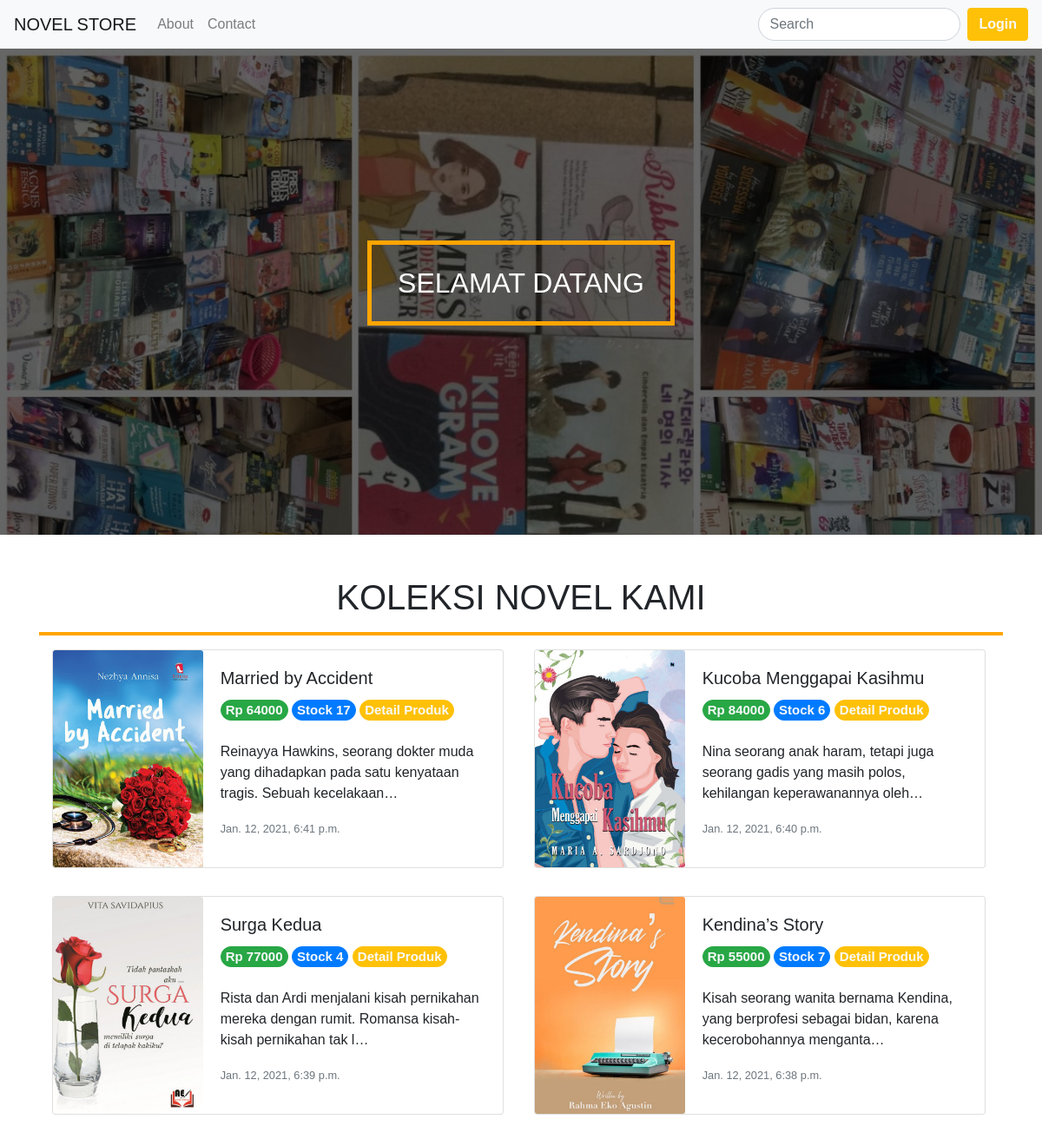
The page / on the database its author committed.
### novel/models.py (models this page shows, shortened)
class Novel(models.Model):
	judul = models.CharField(max_length=255, blank=True)
	thumbnail = models.ImageField(upload_to='documents/', default="/default-img.png")
	upload = models.DateTimeField(auto_now_add=True)
	pengarang = models.CharField(max_length=255, blank=True)
	penerbit = models.CharField(max_length=255, blank=True)
	harga = models.BigIntegerField()
	stok = models.PositiveIntegerField()
	deskripsi = models.TextField(default="Beautiful masterpiece")
	slug = models.SlugField(blank=True, editable=False)

### novelStore/views.py (the view)
# urls.py: path('', views.index, name="index"),
def index(request):
	if request.user.is_superuser:
		return redirect('staffPage')
	novel = Novel.objects.all().order_by('-upload')
	return render(request, 'index.html', {'semua_novel':novel})

### templates/index.html (shortened to what this page needs)
{% load static %}
<!DOCTYPE html>
<html>
<head>
	<link rel="stylesheet" type="text/css" href="{% static "css/style.css" %}">
	<link rel="stylesheet" href="https://stackpath.bootstrapcdn.com/bootstrap/4.5.2/css/bootstrap.min.css">
</head>
<body>
	{% include "navbar.html" %}
	<section class="banner">
		<h2> SELAMAT DATANG </h2>
	</section>
	<div class="container">
		<br><br>
		<h1 align="center">KOLEKSI NOVEL KAMI</h1><hr style="border: solid 2px orange">
		<div class="container">
			<div class="row row-cols-1 row-cols-md-2">
				{% for novel in semua_novel %}
				<div class="col mb-2">
					<div class="card mb-4" style="max-width: 520px;">
						<div class="row no-gutters">
							<div class="col-md-4">
								<img src="{{novel.thumbnail.url}}" style="object-fit: cover; height: 250px" class="card-img" alt="...">
							</div>
							<div class="col-md-8">
								<div class="card-body">
									<h5 class="card-title">{{novel.judul}}</h5>
									<button class="card-text text-light btn btn-success rounded-pill" style="font-size: 15px;  padding: 0 5px"><b>Rp {{novel.harga}}</b></button>
									{% if novel.stok <= 0 %}
									<button class="card-text text-light btn btn-danger rounded-pill" style="font-size: 15px;  padding: 0 5px"><b>Stock Out</b></button>
									{% else %}
									<button class="card-text text-light btn btn-primary rounded-pill" style="font-size: 15px;  padding: 0 5px"><b>Stock {{novel.stok}}</b></button>
									{% endif %}
									<button class="card-text text-light btn btn-warning rounded-pill" style="font-size: 15px;  padding: 0 5px" data-toggle="modal" data-target="#exampleModal{{forloop.counter}}"><b>Detail Produk</b></button><br><br>
									<p class="card-text">{{novel.deskripsi|striptags|truncatechars:100}}</p>
									<p class="card-text"><small class="text-muted">{{novel.upload}}</small></p>
								</div>
							</div>
						</div>
						</div>
					</div>
					{% endfor %}
				</div>
			</div>
		</div>
	</body>
	</html>

### static/css/style.css (style rules this page uses)
* { padding:0; margin:0; font-family: sans-serif; }
.banner { height: 70vh; background-image: url('/static/img/GambarNovel.jpg'); background-size: cover; position: relative; display: flex; justify-content: center; align-items: center; }
.banner:after { content:''; display: block; position: absolute; top: 0; left: 0; right: 0; bottom: 0; background-color: rgba(0,0,0, .6); }
.banner h2 { color: #fff; z-index: 1; padding: 25px 30px; border: 5px solid #FFA500; }
section { padding: 50px 0; }
section h2 { text-align: center; padding:20px 0; color: #FFA500; margin-bottom: 20px; }

### rows shown on the page
Novel: thumbnail (picture), judul "Married by Accident", harga "64000", stok "17", deskripsi "Reinayya Hawkins, seorang dokter muda yang dihadapkan pada satu kenyataan tragis. Sebuah kecelakaan…", upload "Jan. 12, 2021, 6:41 p.m."
Novel: thumbnail (picture), judul "Kucoba Menggapai Kasihmu", harga "84000", stok "6", deskripsi "Nina seorang anak haram, tetapi juga seorang gadis yang masih polos, kehilangan keperawanannya oleh…", upload "Jan. 12, 2021, 6:40 p.m."
Novel: thumbnail (picture), judul "Surga Kedua", harga "77000", stok "4", deskripsi "Rista dan Ardi menjalani kisah pernikahan mereka dengan rumit. Romansa kisah-kisah pernikahan tak l…", upload "Jan. 12, 2021, 6:39 p.m."
Novel: thumbnail (picture), judul "Kendina’s Story", harga "55000", stok "7", deskripsi "Kisah seorang wanita bernama Kendina, yang berprofesi sebagai bidan, karena kecerobohannya menganta…", upload "Jan. 12, 2021, 6:38 p.m."
